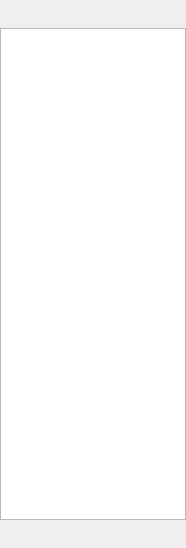
<?xml version="1.0" encoding="UTF-8"?>
<ui version="4.0">
 <class>qutIMClass</class>
 <widget class="QWidget" name="qutIMClass">
  <property name="geometry">
   <rect>
    <x>0</x>
    <y>0</y>
    <width>186</width>
    <height>548</height>
   </rect>
  </property>
  <property name="minimumSize">
   <size>
    <width>100</width>
    <height>100</height>
   </size>
  </property>
  <property name="maximumSize">
   <size>
    <width>16777215</width>
    <height>16777215</height>
   </size>
  </property>
  <property name="windowTitle">
   <string>qutIM</string>
  </property>
  <property name="windowIcon">
   <iconset resource="../qutim.qrc">
    <normaloff>:/icons/qutim.png</normaloff>:/icons/qutim.png</iconset>
  </property>
  <property name="styleSheet">
   <string notr="true">QTreeView::branch {
        background: grey;
}</string>
  </property>
  <layout class="QGridLayout" name="gridLayout">
   <property name="margin">
    <number>0</number>
   </property>
   <property name="spacing">
    <number>2</number>
   </property>
   <item row="1" column="0" colspan="2">
    <widget class="QTreeView" name="contactListView"/>
   </item>
   <item row="2" column="0" colspan="2">
    <widget class="QWidget" name="accountLine" native="true">
     <property name="minimumSize">
      <size>
       <width>0</width>
       <height>26</height>
      </size>
     </property>
     <property name="maximumSize">
      <size>
       <width>16777215</width>
       <height>26</height>
      </size>
     </property>
     <property name="cursor">
      <cursorShape>ArrowCursor</cursorShape>
     </property>
     <property name="autoFillBackground">
      <bool>false</bool>
     </property>
     <layout class="QHBoxLayout" name="horizontalLayout">
      <property name="spacing">
       <number>0</number>
      </property>
      <property name="margin">
       <number>0</number>
      </property>
      <item>
       <spacer>
        <property name="orientation">
         <enum>Qt::Horizontal</enum>
        </property>
        <property name="sizeHint" stdset="0">
         <size>
          <width>81</width>
          <height>16</height>
         </size>
        </property>
       </spacer>
      </item>
     </layout>
    </widget>
   </item>
   <item row="0" column="0" colspan="2">
    <widget class="QWidget" name="toolbuttonWidget" native="true">
     <property name="minimumSize">
      <size>
       <width>0</width>
       <height>26</height>
      </size>
     </property>
     <layout class="QGridLayout" name="gridLayout_2">
      <property name="leftMargin">
       <number>2</number>
      </property>
      <property name="topMargin">
       <number>0</number>
      </property>
      <property name="rightMargin">
       <number>2</number>
      </property>
      <property name="bottomMargin">
       <number>0</number>
      </property>
      <property name="spacing">
       <number>0</number>
      </property>
      <item row="0" column="0">
       <widget class="QToolButton" name="menuButton">
        <property name="maximumSize">
         <size>
          <width>22</width>
          <height>22</height>
         </size>
        </property>
        <property name="text">
         <string/>
        </property>
        <property name="icon">
         <iconset>
          <normaloff>:/icons/crystal_project/menu.png</normaloff>:/icons/crystal_project/menu.png</iconset>
        </property>
        <property name="popupMode">
         <enum>QToolButton::InstantPopup</enum>
        </property>
        <property name="autoRaise">
         <bool>true</bool>
        </property>
       </widget>
      </item>
      <item row="0" column="1">
       <widget class="QToolButton" name="showHideButton">
        <property name="maximumSize">
         <size>
          <width>22</width>
          <height>22</height>
         </size>
        </property>
        <property name="text">
         <string/>
        </property>
        <property name="icon">
         <iconset>
          <normaloff>:/icons/crystal_project/shhideoffline.png</normaloff>:/icons/crystal_project/shhideoffline.png</iconset>
        </property>
        <property name="checkable">
         <bool>true</bool>
        </property>
        <property name="autoRaise">
         <bool>true</bool>
        </property>
       </widget>
      </item>
      <item row="0" column="2">
       <widget class="QToolButton" name="showHideGroupsButton">
        <property name="maximumSize">
         <size>
          <width>22</width>
          <height>22</height>
         </size>
        </property>
        <property name="text">
         <string/>
        </property>
        <property name="icon">
         <iconset>
          <normaloff>:/icons/crystal_project/folder.png</normaloff>:/icons/crystal_project/folder.png</iconset>
        </property>
        <property name="checkable">
         <bool>true</bool>
        </property>
        <property name="autoRaise">
         <bool>true</bool>
        </property>
       </widget>
      </item>
      <item row="0" column="3">
       <widget class="QToolButton" name="soundOnOffButton">
        <property name="maximumSize">
         <size>
          <width>22</width>
          <height>22</height>
         </size>
        </property>
        <property name="text">
         <string/>
        </property>
        <property name="icon">
         <iconset>
          <normaloff>:/icons/crystal_project/player_volume.png</normaloff>:/icons/crystal_project/player_volume.png</iconset>
        </property>
        <property name="checkable">
         <bool>true</bool>
        </property>
        <property name="autoRaise">
         <bool>true</bool>
        </property>
       </widget>
      </item>
      <item row="0" column="4">
       <spacer name="spacer">
        <property name="orientation">
         <enum>Qt::Horizontal</enum>
        </property>
        <property name="sizeHint" stdset="0">
         <size>
          <width>67</width>
          <height>20</height>
         </size>
        </property>
       </spacer>
      </item>
      <item row="0" column="5">
       <widget class="QToolButton" name="infoButton">
        <property name="maximumSize">
         <size>
          <width>22</width>
          <height>22</height>
         </size>
        </property>
        <property name="text">
         <string/>
        </property>
        <property name="icon">
         <iconset>
          <normaloff>:/icons/crystal_project/info.png</normaloff>:/icons/crystal_project/info.png</iconset>
        </property>
        <property name="autoRaise">
         <bool>true</bool>
        </property>
       </widget>
      </item>
     </layout>
    </widget>
   </item>
  </layout>
 </widget>
 <layoutdefault spacing="6" margin="11"/>
 <resources>
  <include location="../qutim.qrc"/>
 </resources>
 <connections/>
</ui>
